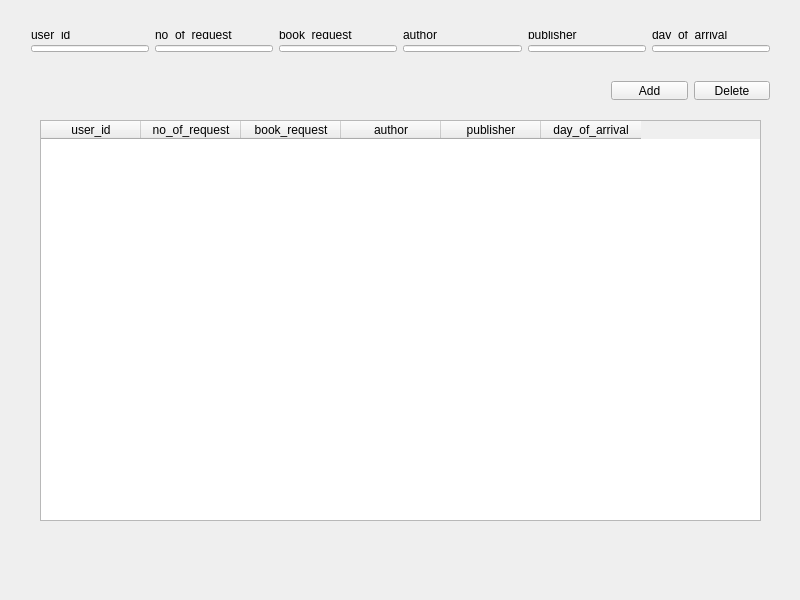
<?xml version="1.0" encoding="UTF-8"?>
<ui version="4.0">
 <class>DataProcessingTechnician</class>
 <widget class="QWidget" name="DataProcessingTechnician">
  <property name="geometry">
   <rect>
    <x>0</x>
    <y>0</y>
    <width>800</width>
    <height>600</height>
   </rect>
  </property>
  <property name="windowTitle">
   <string>DataProcessingTechnician</string>
  </property>
  <widget class="QTableWidget" name="tableWidget">
   <property name="geometry">
    <rect>
     <x>40</x>
     <y>120</y>
     <width>721</width>
     <height>401</height>
    </rect>
   </property>
   <column>
    <property name="text">
     <string>user_id</string>
    </property>
   </column>
   <column>
    <property name="text">
     <string>no_of_request</string>
    </property>
   </column>
   <column>
    <property name="text">
     <string>book_request</string>
    </property>
   </column>
   <column>
    <property name="text">
     <string>author</string>
    </property>
   </column>
   <column>
    <property name="text">
     <string>publisher</string>
    </property>
   </column>
   <column>
    <property name="text">
     <string>day_of_arrival</string>
    </property>
   </column>
  </widget>
  <widget class="QWidget" name="">
   <property name="geometry">
    <rect>
     <x>20</x>
     <y>20</y>
     <width>761</width>
     <height>43</height>
    </rect>
   </property>
   <layout class="QHBoxLayout" name="horizontalLayout">
    <item>
     <layout class="QVBoxLayout" name="verticalLayout">
      <item>
       <widget class="QLabel" name="label">
        <property name="text">
         <string>user_id</string>
        </property>
       </widget>
      </item>
      <item>
       <widget class="QLineEdit" name="lineEdit"/>
      </item>
     </layout>
    </item>
    <item>
     <layout class="QVBoxLayout" name="verticalLayout_2">
      <item>
       <widget class="QLabel" name="label_2">
        <property name="text">
         <string>no_of_request</string>
        </property>
       </widget>
      </item>
      <item>
       <widget class="QLineEdit" name="lineEdit_2"/>
      </item>
     </layout>
    </item>
    <item>
     <layout class="QVBoxLayout" name="verticalLayout_3">
      <item>
       <widget class="QLabel" name="label_3">
        <property name="text">
         <string>book_request</string>
        </property>
       </widget>
      </item>
      <item>
       <widget class="QLineEdit" name="lineEdit_3"/>
      </item>
     </layout>
    </item>
    <item>
     <layout class="QVBoxLayout" name="verticalLayout_4">
      <item>
       <widget class="QLabel" name="label_4">
        <property name="text">
         <string>author</string>
        </property>
       </widget>
      </item>
      <item>
       <widget class="QLineEdit" name="lineEdit_6"/>
      </item>
     </layout>
    </item>
    <item>
     <layout class="QVBoxLayout" name="verticalLayout_5">
      <item>
       <widget class="QLabel" name="label_5">
        <property name="text">
         <string>publisher</string>
        </property>
       </widget>
      </item>
      <item>
       <widget class="QLineEdit" name="lineEdit_4"/>
      </item>
     </layout>
    </item>
    <item>
     <layout class="QVBoxLayout" name="verticalLayout_6">
      <item>
       <widget class="QLabel" name="label_6">
        <property name="text">
         <string>day_of_arrival</string>
        </property>
       </widget>
      </item>
      <item>
       <widget class="QLineEdit" name="lineEdit_5"/>
      </item>
     </layout>
    </item>
   </layout>
  </widget>
  <widget class="QWidget" name="">
   <property name="geometry">
    <rect>
     <x>600</x>
     <y>70</y>
     <width>181</width>
     <height>41</height>
    </rect>
   </property>
   <layout class="QHBoxLayout" name="horizontalLayout_2">
    <item>
     <widget class="QPushButton" name="pushButton">
      <property name="text">
       <string>Add</string>
      </property>
     </widget>
    </item>
    <item>
     <widget class="QPushButton" name="pushButton_2">
      <property name="text">
       <string>Delete</string>
      </property>
     </widget>
    </item>
   </layout>
  </widget>
 </widget>
 <layoutdefault spacing="6" margin="11"/>
 <resources/>
 <connections/>
</ui>
